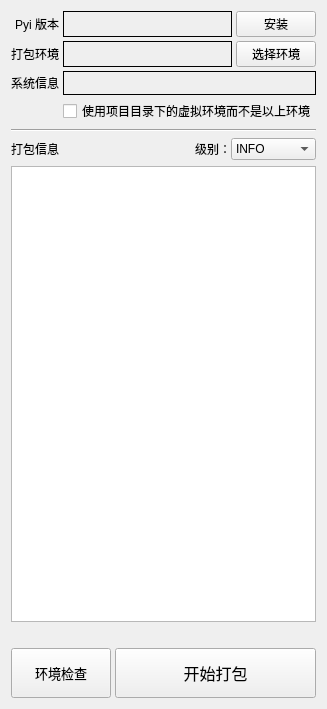
      <widget class="QWidget" name="layoutWidget">
       <layout class="QVBoxLayout" name="verticalLayout_6">
        <item>
         <layout class="QGridLayout" name="gridLayout_2">
          <property name="spacing">
           <number>4</number>
          </property>
          <item row="2" column="1">
           <widget class="QLabel" name="lb_platform_info">
            <property name="minimumSize">
             <size>
              <width>0</width>
              <height>24</height>
             </size>
            </property>
            <property name="toolTip">
             <string>操作系统的版本信息。</string>
            </property>
            <property name="frameShape">
             <enum>QFrame::Box</enum>
            </property>
           </widget>
          </item>
          <item row="0" column="0">
           <widget class="QLabel" name="label_16">
            <property name="text">
             <string>Pyi 版本</string>
            </property>
            <property name="alignment">
             <set>Qt::AlignRight|Qt::AlignTrailing|Qt::AlignVCenter</set>
            </property>
           </widget>
          </item>
          <item row="1" column="1">
           <layout class="QHBoxLayout" name="horizontalLayout" stretch="9,0">
            <item>
             <widget class="QLabel" name="lb_py_info">
              <property name="toolTip">
               <string>当前选择的 Python 环境的版本信息。
选择不同 Python 环境时，在该环境中也应安装运行项目所需的所有模块。</string>
              </property>
              <property name="frameShape">
               <enum>QFrame::Box</enum>
              </property>
             </widget>
            </item>
            <item>
             <widget class="QPushButton" name="pb_select_py_env">
              <property name="toolTip">
               <string>选择在不同 Python 环境中将程序打包成可执行文件。
如果可选条目为空，需要先在&quot;包管理器&quot;中添加本机 Python 环境。
选择不同 Python 环境时，在该环境中也应安装运行项目所需的所有模块。</string>
              </property>
              <property name="text">
               <string>选择环境</string>
              </property>
             </widget>
            </item>
           </layout>
          </item>
          <item row="3" column="1">
           <widget class="QCheckBox" name="cb_prioritize_venv">
            <property name="text">
             <string>使用项目目录下的虚拟环境而不是以上环境</string>
            </property>
           </widget>
          </item>
          <item row="0" column="1">
           <layout class="QHBoxLayout" name="horizontalLayout_2" stretch="9,0">
            <item>
             <widget class="QLabel" name="lb_pyi_info">
              <property name="toolTip">
               <string>所选 Python 环境下的 Pyinstaller 的版本信息。</string>
              </property>
              <property name="frameShape">
               <enum>QFrame::Box</enum>
              </property>
             </widget>
            </item>
            <item>
             <widget class="QPushButton" name="pb_reinstall_pyi">
              <property name="toolTip">
               <string>在当前选择的 Python 环境中安装或重新安装 Pyinstaller 。</string>
              </property>
              <property name="text">
               <string>安装</string>
              </property>
             </widget>
            </item>
           </layout>
          </item>
          <item row="2" column="0">
           <widget class="QLabel" name="label_15">
            <property name="text">
             <string>系统信息</string>
            </property>
            <property name="alignment">
             <set>Qt::AlignRight|Qt::AlignTrailing|Qt::AlignVCenter</set>
            </property>
           </widget>
          </item>
          <item row="1" column="0">
           <widget class="QLabel" name="label_6">
            <property name="text">
             <string>打包环境</string>
            </property>
            <property name="alignment">
             <set>Qt::AlignRight|Qt::AlignTrailing|Qt::AlignVCenter</set>
            </property>
           </widget>
          </item>
         </layout>
        </item>
        <item>
         <widget class="Line" name="line_5">
          <property name="orientation">
           <enum>Qt::Horizontal</enum>
          </property>
         </widget>
        </item>
        <item>
         <layout class="QVBoxLayout" name="verticalLayout_16">
          <item>
           <layout class="QHBoxLayout" name="horizontalLayout_17" stretch="9,0">
            <item>
             <widget class="QLabel" name="label_5">
              <property name="toolTip">
               <string>打包时向控制台输出的详细信息，用于分析打包时出现的问题。</string>
              </property>
              <property name="text">
               <string>打包信息</string>
              </property>
             </widget>
            </item>
            <item>
             <layout class="QHBoxLayout" name="horizontalLayout_8">
              <property name="spacing">
               <number>0</number>
              </property>
              <item>
               <widget class="QLabel" name="label_18">
                <property name="text">
                 <string>级别：</string>
                </property>
               </widget>
              </item>
              <item>
               <widget class="QComboBox" name="cb_log_level">
                <property name="toolTip">
                 <string>对应选项：--log-level
打包程序时输出的信息量，选择越靠前的选项输出的信息量越大，默认INFO。</string>
                </property>
                <property name="currentIndex">
                 <number>2</number>
                </property>
                <item>
                 <property name="text">
                  <string>TRACE</string>
                 </property>
                </item>
                <item>
                 <property name="text">
                  <string>DEBUG</string>
                 </property>
                </item>
                <item>
                 <property name="text">
                  <string>INFO</string>
                 </property>
                </item>
                <item>
                 <property name="text">
                  <string>WARN</string>
                 </property>
                </item>
                <item>
                 <property name="text">
                  <string>ERROR</string>
                 </property>
                </item>
                <item>
                 <property name="text">
                  <string>CRITICAL</string>
                 </property>
                </item>
               </widget>
              </item>
             </layout>
            </item>
           </layout>
          </item>
          <item>
           <widget class="QTextEdit" name="te_pyi_out_stream">
            <property name="minimumSize">
             <size>
              <width>0</width>
              <height>456</height>
             </size>
            </property>
            <property name="font">
             <font>
              <family>Consolas</family>
              <pointsize>10</pointsize>
             </font>
            </property>
            <property name="lineWrapMode">
             <enum>QTextEdit::NoWrap</enum>
            </property>
            <property name="readOnly">
             <bool>true</bool>
            </property>
           </widget>
          </item>
         </layout>
        </item>
        <item>
         <layout class="QHBoxLayout" name="horizontalLayout_4" stretch="0,1">
          <item>
           <widget class="QLabel" name="lb_running_gif">
            <property name="alignment">
             <set>Qt::AlignRight|Qt::AlignTrailing|Qt::AlignVCenter</set>
            </property>
           </widget>
          </item>
          <item>
           <widget class="QLabel" name="lb_running_tip"/>
          </item>
         </layout>
        </item>
        <item>
         <layout class="QHBoxLayout" name="horizontalLayout_18" stretch="1,2">
          <property name="spacing">
           <number>4</number>
          </property>
          <item>
           <widget class="QPushButton" name="pb_check_imports">
            <property name="minimumSize">
             <size>
              <width>0</width>
              <height>50</height>
             </size>
            </property>
            <property name="palette">
             <palette>
              <active>
               <colorrole role="ButtonText">
                <brush brushstyle="SolidPattern">
                 <color alpha="255">
                  <red>255</red>
                  <green>0</green>
                  <blue>0</blue>
                 </color>
                </brush>
               </colorrole>
              </active>
              <inactive>
               <colorrole role="ButtonText">
                <brush brushstyle="SolidPattern">
                 <color alpha="255">
                  <red>0</red>
                  <green>0</green>
                  <blue>0</blue>
                 </color>
                </brush>
               </colorrole>
              </inactive>
              <disabled>
               <colorrole role="ButtonText">
                <brush brushstyle="SolidPattern">
                 <color alpha="255">
                  <red>120</red>
                  <green>120</green>
                  <blue>120</blue>
                 </color>
                </brush>
               </colorrole>
              </disabled>
             </palette>
            </property>
            <property name="font">
             <font>
              <family>Microsoft YaHei UI</family>
              <pointsize>10</pointsize>
             </font>
            </property>
            <property name="toolTip">
             <string>检查程序运行所需的所有模块是否在所选的 Python 环境中安装。</string>
            </property>
            <property name="text">
             <string>环境检查</string>
            </property>
           </widget>
          </item>
          <item>
           <widget class="QPushButton" name="pb_gen_executable">
            <property name="minimumSize">
             <size>
              <width>0</width>
              <height>50</height>
             </size>
            </property>
            <property name="palette">
             <palette>
              <active>
               <colorrole role="ButtonText">
                <brush brushstyle="SolidPattern">
                 <color alpha="255">
                  <red>0</red>
                  <green>0</green>
                  <blue>255</blue>
                 </color>
                </brush>
               </colorrole>
              </active>
              <inactive>
               <colorrole role="ButtonText">
                <brush brushstyle="SolidPattern">
                 <color alpha="255">
                  <red>0</red>
                  <green>0</green>
                  <blue>0</blue>
                 </color>
                </brush>
               </colorrole>
              </inactive>
              <disabled>
               <colorrole role="ButtonText">
                <brush brushstyle="SolidPattern">
                 <color alpha="255">
                  <red>120</red>
                  <green>120</green>
                  <blue>120</blue>
                 </color>
                </brush>
               </colorrole>
              </disabled>
             </palette>
            </property>
            <property name="font">
             <font>
              <family>Microsoft YaHei UI</family>
              <pointsize>12</pointsize>
             </font>
            </property>
            <property name="toolTip">
             <string>将 Python 程序及所选资源文件打包成 .exe 可执行文件。</string>
            </property>
            <property name="text">
             <string>开始打包</string>
            </property>
           </widget>
          </item>
         </layout>
        </item>
       </layout>
      </widget>
